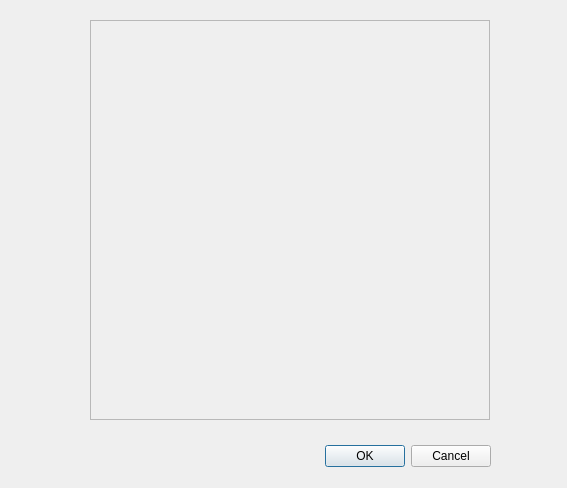
<?xml version="1.0" encoding="UTF-8"?>
<ui version="4.0">
 <class>DFramePrueba</class>
 <widget class="QDialog" name="DFramePrueba">
  <property name="geometry">
   <rect>
    <x>0</x>
    <y>0</y>
    <width>567</width>
    <height>488</height>
   </rect>
  </property>
  <property name="windowTitle">
   <string>Dialog</string>
  </property>
  <widget class="QDialogButtonBox" name="buttonBox">
   <property name="geometry">
    <rect>
     <x>150</x>
     <y>440</y>
     <width>341</width>
     <height>32</height>
    </rect>
   </property>
   <property name="orientation">
    <enum>Qt::Horizontal</enum>
   </property>
   <property name="standardButtons">
    <set>QDialogButtonBox::Cancel|QDialogButtonBox::Ok</set>
   </property>
  </widget>
  <widget class="QFrame" name="framePrueba">
   <property name="geometry">
    <rect>
     <x>90</x>
     <y>20</y>
     <width>400</width>
     <height>400</height>
    </rect>
   </property>
   <property name="frameShape">
    <enum>QFrame::StyledPanel</enum>
   </property>
   <property name="frameShadow">
    <enum>QFrame::Raised</enum>
   </property>
  </widget>
 </widget>
 <resources/>
 <connections>
  <connection>
   <sender>buttonBox</sender>
   <signal>accepted()</signal>
   <receiver>DFramePrueba</receiver>
   <slot>accept()</slot>
   <hints>
    <hint type="sourcelabel">
     <x>248</x>
     <y>254</y>
    </hint>
    <hint type="destinationlabel">
     <x>157</x>
     <y>274</y>
    </hint>
   </hints>
  </connection>
  <connection>
   <sender>buttonBox</sender>
   <signal>rejected()</signal>
   <receiver>DFramePrueba</receiver>
   <slot>reject()</slot>
   <hints>
    <hint type="sourcelabel">
     <x>316</x>
     <y>260</y>
    </hint>
    <hint type="destinationlabel">
     <x>286</x>
     <y>274</y>
    </hint>
   </hints>
  </connection>
 </connections>
</ui>
